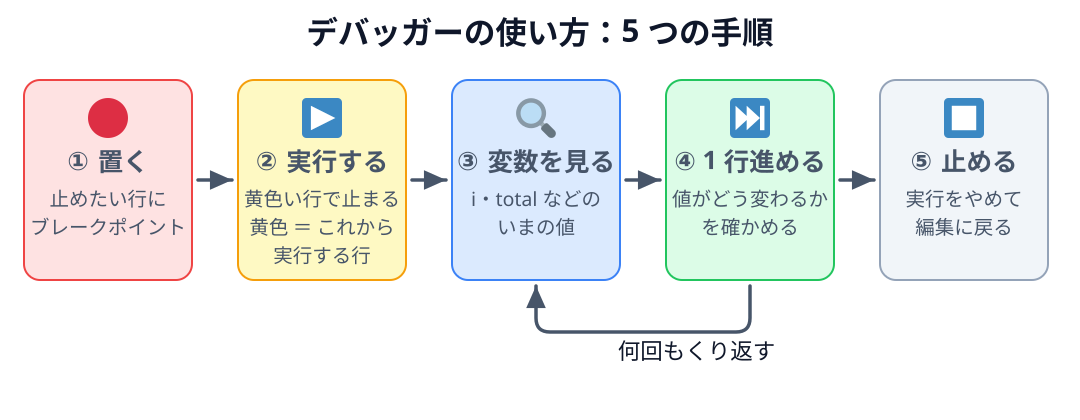

Generate this figure with Python:
"""3-3: デバッガーの流れ。置く → 実行する（黄色い行で止まる） → 変数を見る → 1 行進める（くり返す）→ 止める（SOURCE-PATH-GOAL + CYCLE）。"""
import sys
sys.path.insert(0, "/Users/seekseep/.claude/skills/genfig")
from genfig import Canvas

c = Canvas(1080, 420)
c.text(540, 44, "デバッガーの使い方：5 つの手順", scale="heading")

STEPS = [
    ("red", "1f534", "① 置く", "止めたい行に\nブレークポイント"),        # 🔴
    ("yellow", "25b6", "② 実行する", "黄色い行で止まる\n黄色 ＝ これから\n実行する行"),  # ▶️
    ("blue", "1f50d", "③ 変数を見る", "i・total などの\nいまの値"),        # 🔍
    ("green", "23ed", "④ 1 行進める", "値がどう変わるか\nを確かめる"),     # ⏭️
    ("gray", "23f9", "⑤ 止める", "実行をやめて\n編集に戻る"),              # ⏹️
]
W, H, GAP, X0, Y = 168, 200, 46, 24, 80
cards = []
for k, (color, cp, title, body) in enumerate(STEPS):
    x = X0 + k * (W + GAP)
    cards.append(c.sticky(x, Y, W, H, color=color, weight="thin"))
    c.emoji(cp, x + W / 2 - 20, Y + 18, 40)
    c.text(x + W / 2, Y + 90, title, scale="label")
    c.text(x + W / 2, Y + 126, body, scale="caption")
for a, b in zip(cards, cards[1:]):
    c.link(a, b)
c.link((cards[3], "s"), (cards[2], "s"), route="elbow", label="何回もくり返す",
       label_scale="body", label_pos="below")
c.save("01-flow.svg")
